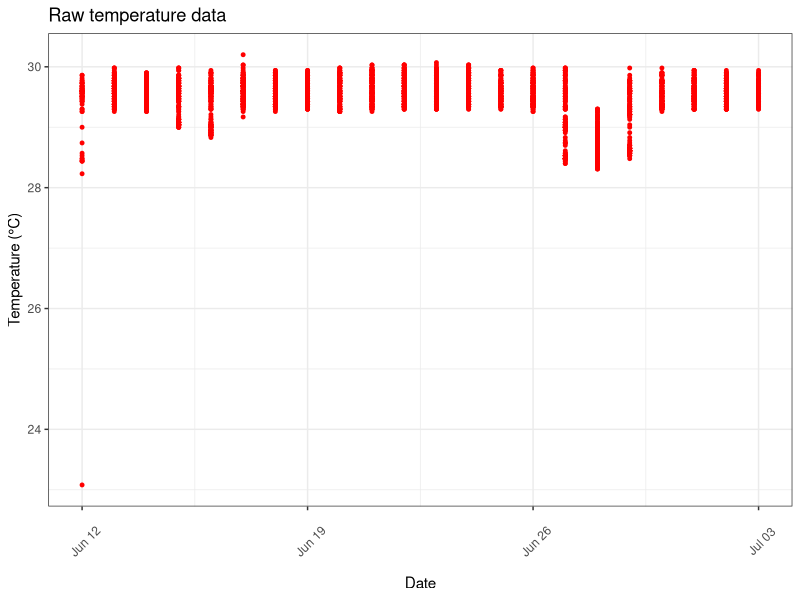
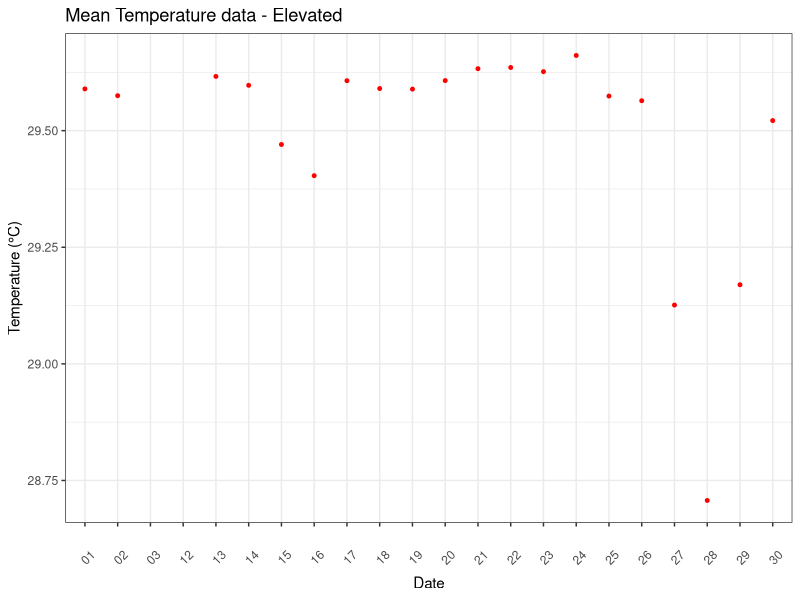
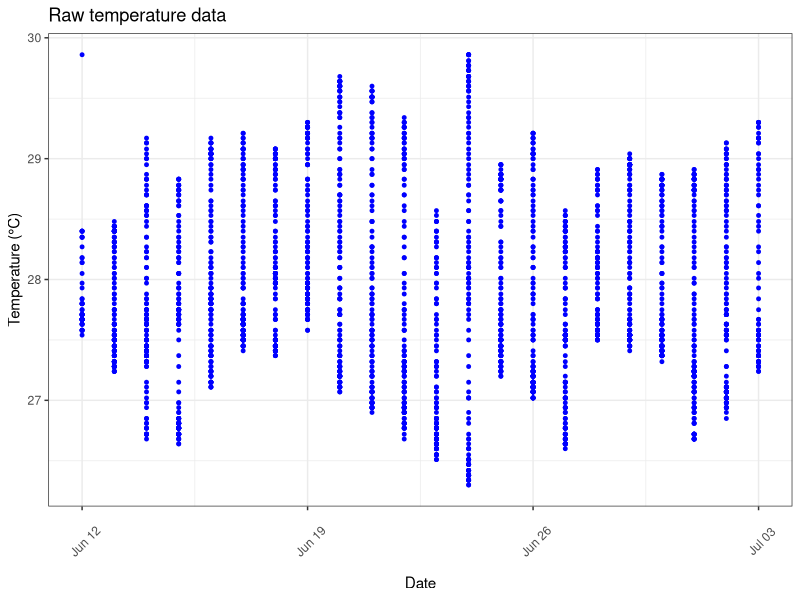
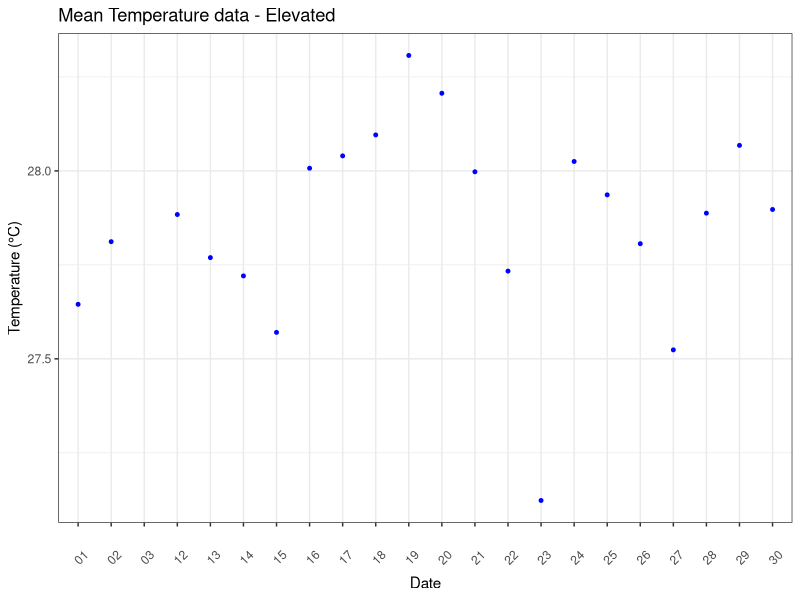
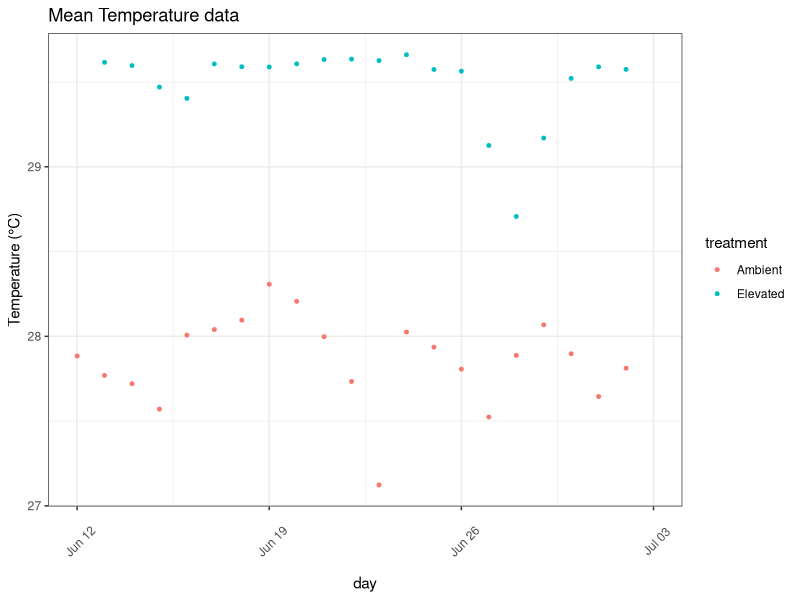

Write the R code that produced these figures, in order.
# Regeneration 3.0 Temperature Data 
library(tidyverse)
library(cowplot)

#check working directory and set working directory to folder with raw temperature data 
getwd()
setwd("/Users/ninahmunk/Desktop/Projects/Acropora_Regeneration-main/Temperature/Data")

#read in raw temperature csv file and change column names for date/time and temperature
hotsump<-read.csv('21512790_hot_sump_20230703.csv')
colnames(hotsump)[2] = "date_time"
colnames(hotsump)[3] = "temp_c"

#separate data and time into two columns 
hotsump_date <- tidyr::separate(hotsump, 'date_time',
                                    into = c('longdate', 'time'),
                                    sep= ' ') 
quartz()

#visualize variation in daily temperatures across each day of the experiment in the hot sump
 ggplot(data=hotsump_date, 
                        aes(x=as.Date(longdate, format = "%m / %d / %Y"), 
                            y=temp_c)) +
  geom_point(size=1, color = 'red')+ theme_bw()+ 
  theme(axis.text.x = element_text(angle=45, margin = margin(t=20, r=100)))+
  labs(title="Raw temperature data", y="Temperature (°C)", x="Date")


#new data frame to separate data/time column into month, day, and year 
hotsumpfull <- hotsump_date %>%
  tidyr::separate('longdate',
                  into = c('month', 'day', 'year'),
                  sep= '/',
                  remove = FALSE)
head(hotsumpfull)

hotsumpfull_mean <- hotsumpfull %>%
  group_by(year, month, day, longdate)%>%
  summarise(meantemp = mean(temp_c))

head(hotsumpfull_mean)

#visualize variation in daily temperatures across each day of the experiment in the hot sump
 ggplot(data=hotsumpfull_mean, 
                        aes(x=day, 
                            y=meantemp)) +
  geom_point(size=1, color = 'red')+ theme_bw()+ 
  theme(axis.text.x = element_text(angle=45, margin = margin(t=20, r=100)))+
  labs(title="Mean Temperature data - Elevated", y="Temperature (°C)", x="Date")

 
 ####### AMBIENT

ambientsump<-read.csv('21512796_ambient_sump_20230703.csv')
colnames(ambientsump)[2] = "date_time"
colnames(ambientsump)[3] = "temp_c"
ambientsump_date <- tidyr::separate(ambientsump, 'date_time',
                                into = c('longdate', 'time'),
                                sep= ' ') 

ambientsump_graph <- ggplot(data=ambientsump_date, 
                        aes(x=as.Date(longdate, format = "%m / %d / %Y"), 
                            y=temp_c)) +
  geom_point(size=1, color = 'blue')+ theme_bw()+ 
  theme(axis.text.x = element_text(angle=45, margin = margin(t=20, r=100)))+
  labs(title="Raw temperature data", y="Temperature (°C)", x="Date")
ambientsump_graph

#new data frame to separate data/time column into month, day, and year 
ambientsumpfull <- ambientsump_date %>%
  tidyr::separate('longdate',
                  into = c('month', 'day', 'year'),
                  sep= '/',
                  remove = FALSE)

ambientsumpfull_mean <- ambientsumpfull %>%
  group_by(year, month, day, longdate)%>%
  summarise(meantemp = mean(temp_c))


#visualize variation in daily temperatures across each day of the experiment in the hot sump
ggplot(data=ambientsumpfull_mean, 
       aes(x=day, 
           y=meantemp)) +
  geom_point(size=1, color = 'blue')+ theme_bw()+ 
  theme(axis.text.x = element_text(angle=45, margin = margin(t=20, r=100)))+
  labs(title="Mean Temperature data - Elevated", y="Temperature (°C)", x="Date")



ambientsumpfull_mean%>%mutate(treatment = "Ambient") ->ambientsumpfull_mean
hotsumpfull_mean%>%mutate(treatment = "Elevated") ->hotsumpfull_mean

rbind(hotsumpfull_mean,ambientsumpfull_mean)-> all.sump.temp

ggplot(data=all.sump.temp, 
       aes((x=as.Date(longdate, format = "%m / %d / %Y")), 
           y=meantemp, color = treatment)) +
  geom_point(size=1,)+ theme_bw()+ 
  theme(axis.text.x = element_text(angle=45, margin = margin(t=20, r=100)))+
  labs(title="Mean Temperature data", y="Temperature (°C)", x="day")
